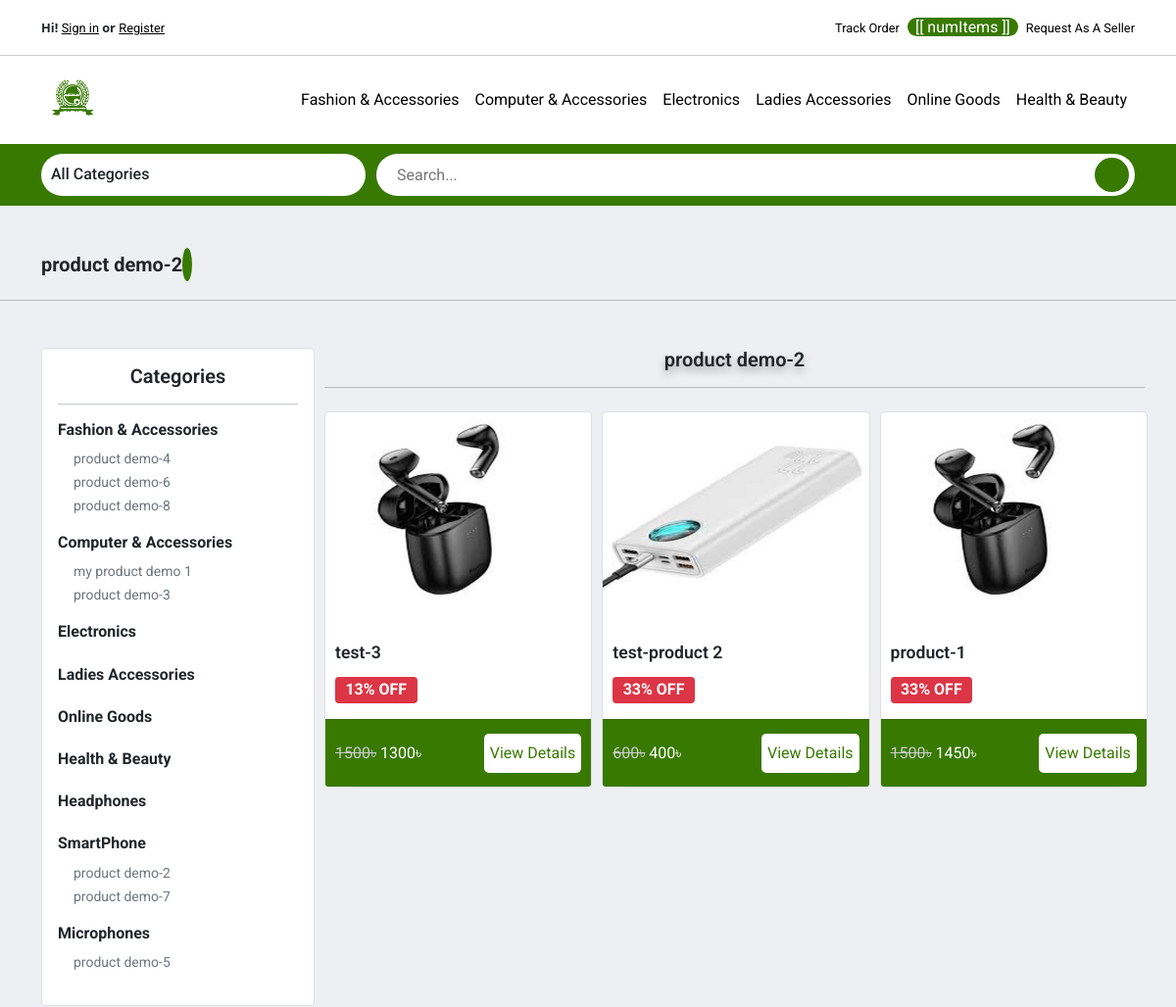
Page /subcategories/2/product demo-2/ (upper part) on the earlier database version.
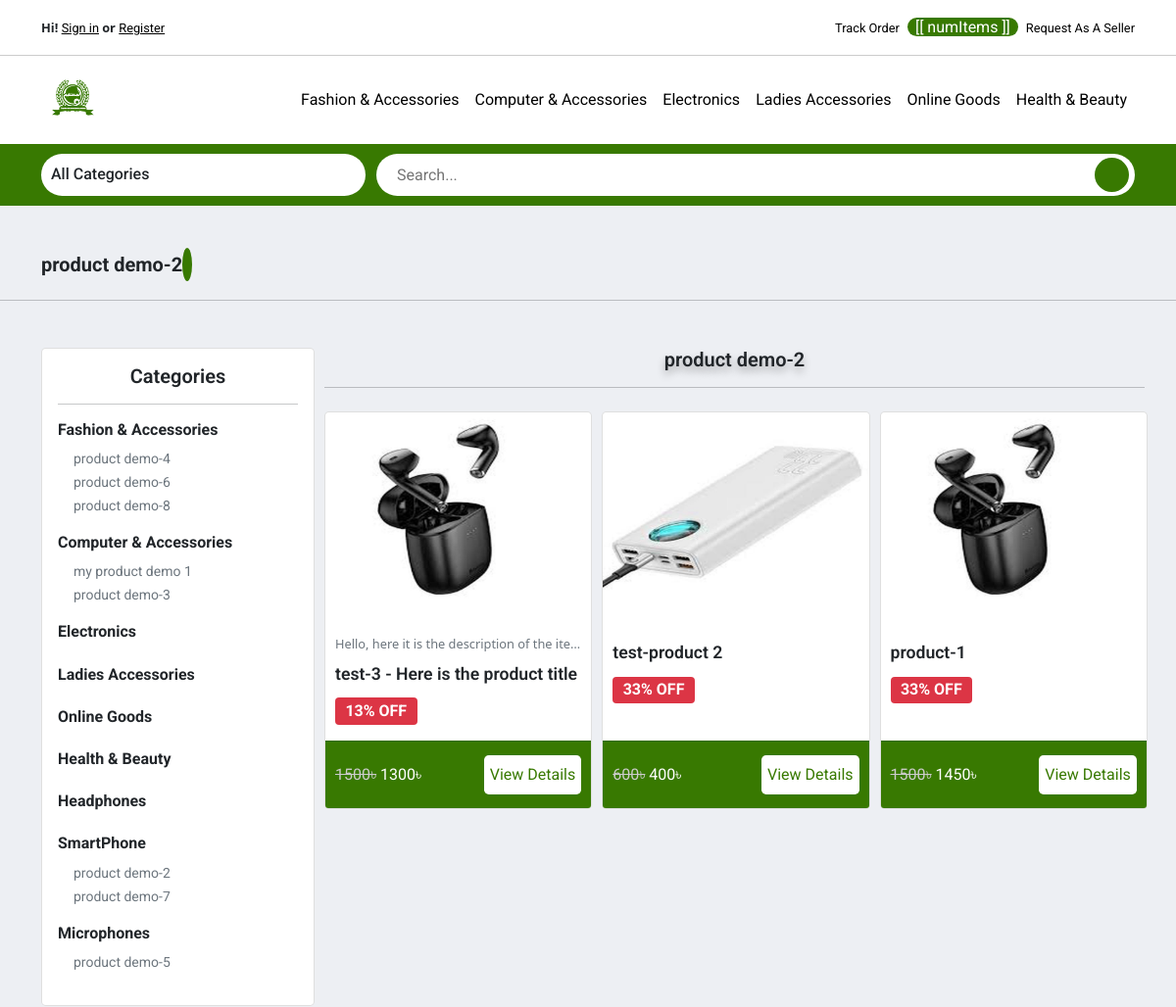
Same page on the later database version.
### store/models.py (models this page shows, shortened)
class Product(models.Model):
    title = models.CharField(max_length=120)
    slug = models.SlugField(max_length=200, null=True, unique=True)
    img = models.ImageField(upload_to="images/")
    thumbnail = models.ImageField(upload_to="images/", null=True, blank=True)
    description = models.TextField(null=True, blank=True)
    brand = models.ForeignKey(
        Brand, on_delete=models.CASCADE, null=True, blank=True)
    category = models.ForeignKey(
        Category, on_delete=models.CASCADE, null=True)
    shop = models.ForeignKey(
        Shop, on_delete=models.CASCADE, null=True)
    isFavorite = models.BooleanField()
    market_price = models.IntegerField()
    sale_price = models.IntegerField(null=True, blank=True)
    stock_quantity = models.IntegerField()
    flash_sale_offer = models.ForeignKey(Offer, on_delete=models.SET_NULL, null=True, blank=True)
    campaign_offer = models.ForeignKey(Campaign, on_delete=models.SET_NULL, null=True, blank=True)
    created_at = models.DateTimeField(auto_now_add=True)
    updated_at = models.DateTimeField(auto_now=True, null=True, blank=True)
    """def save(self, *args, **kwargs):
        self.thumbnail = self.make_thumbnail(self.image)

        super().save(*args, **kwargs)"""

### store/views.py (the view)
# urls.py: path("subcategories/<int:id>/<str:title>/", subcategorywiseProduct, name="subcategorywise-product"),
def subcategorywiseProduct(request, id, title):
    products = []
    main_navbarCat = Category.objects.all().order_by("-id")[:6]
    subcategories = SubCategory.objects.all()
    categories = Category.objects.all().order_by("-id")
    try:
        subcategory = SubCategory.objects.get(id=id, title=title)
    except SubCategory.DoesNotExist:
        return HttpResponse("Subcategory not found!")
    else:
        products_obj = Product.objects.all().order_by("-id")
        for item in products_obj:
            if subcategory.parent_category.title == str(item.category):
                products.append(item)
        paginator = Paginator(products, 20)
        page_number = request.GET.get('page')
        page_obj = paginator.get_page(page_number)
    context = {
        "main_navbarCat": main_navbarCat,
        "subcategories": subcategories,
        "subcategory": subcategory,
        "categories": categories,
        "products": products,
        "page_obj": page_obj
    }
    return render(request, "store/subcategorywise_product.html", context)

### Cart/cart.py (called while the page is built)
    def get_total_length(self):
            return sum(int(item['quantity']) for item in self.cart.values())

### Cart/context_processor.py (called while the page is built)
def cart(request):
    return {'cart': Cart(request)}

### store/models.py (called while the page is built)
    def __str__(self):
        return self.title

### store/templates/store/subcategorywise_product.html (shortened to what the changed rows need)
{% extends "store/base.html" %}
{% load mathfilters %}
{% load static %}
{% block content %}
<link rel="stylesheet" href="{% static 'css/categorywise_product.css' %}">
<div class="container my-5">
    <div class="shop__container">
        {% if products %}
        <div class="shop__content">
            <div class="shop__productContainer">
                {% for product in page_obj %}
                <div class="card product__card">
                    <div class="product__img">
                        <a href="{% url 'store:product-detail' product.slug %}">
                            <img src="{{ product.img.url }}" alt="">
                        </a>
                    </div>
                    <div class="product__info card-body mb-2">
                        {% if product.description %}
                            <a class="text-dark" href="{% url 'store:product-detail' product.slug %}">
                                <p class="product__description text-muted">{{ product.description }}</p>
                            </a>
                        {% endif %}
                        <a class="text-dark" href="{% url 'store:product-detail' product.slug %}">
                            <h5 class="product__title">{{ product.title }}</h5>
                        </a>
                        {% if product.sale_price %}
                            <h5><span class="badge bg-danger discount__badge">{{ product.sale_price|div:product.market_price|mul:100|sub:100|abs|slugify|slice:":2" }}% OFF</span></h5>
                        {% endif %}
                    </div>
                    <div class="product__bottom card-footer">
                        {% if product.sale_price %}
                            <p><span class="cross__price">{{ product.market_price }}৳</span> <span>{{ product.sale_price }}৳</span></p>
                        {% else %}
                            <p>{{ product.market_price }}৳</p>
                        {% endif %}
                            <a href="{% url 'store:product-detail' product.slug %}">
                                <button class="btn__styled">View Details</button>
                            </a>
                    </div>
                </div>
                {% endfor %}
            </div>
        </div>
        {% else %}
        <div class="text-center">
            <h5 class="fw-bold">No product to show!</h5>
        </div>
        {% endif %}
    </div>
</div>
{% endblock %}

Differences in the rows shown:
changed Product: description (not shown) → "Hello, here it is the description of the ite…"; title "test-3" → "test-3 - Here is the product title"
